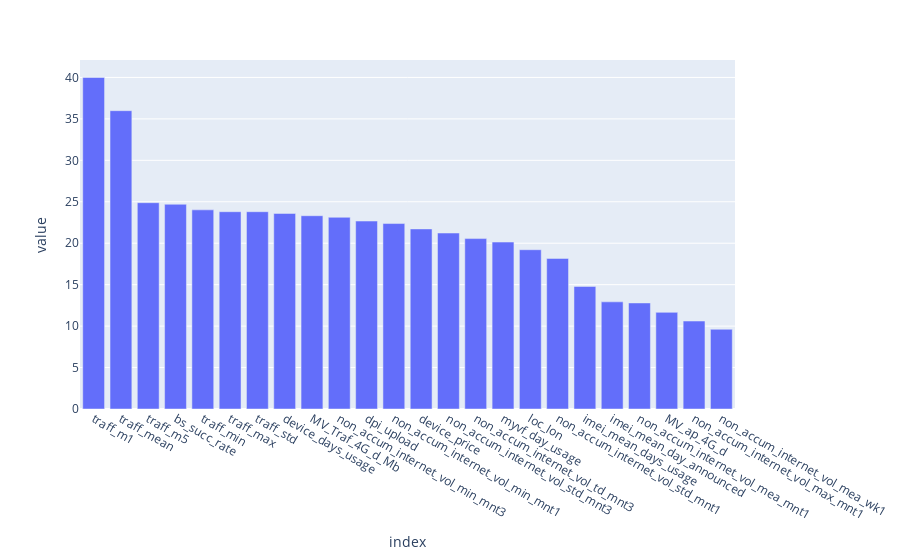

The code cell stored with this chart in its notebook:
### Code cell
boruta_features = (boruta_appearance + boruta_importance)[boruta_appearance.where(lambda x: x >= 8).dropna().index]
fig = px.bar(boruta_features.sort_values(ascending=False))
fig.update_layout(showlegend=False)
fig.show()

### Figure 1 — Plotly figure (JSON) as saved in the notebook; plotly's stock layout.template omitted (floating-point values rounded to 4 significant figures)
{"data": [{"alignmentgroup": "True", "hovertemplate": "variable=0<br>index=%{x}<br>value=%{y}<extra></extra>", "legendgroup": "0", "marker": {"color": "#636efa"}, "name": "0", "offsetgroup": "0", "orientation": "v", "showlegend": true, "textposition": "auto", "type": "bar", "x": ["traff_m1", "traff_mean", "traff_m5", "bs_succ_rate", "traff_min", "traff_max", "traff_std", "device_days_usage", "MV_Traf_4G_d_Mb", "non_accum_internet_vol_min_mnt3", "dpi_upload", "non_accum_internet_vol_min_mnt1", "device_price", "non_accum_internet_vol_std_mnt3", "non_accum_internet_vol_td_mnt3", "myvf_day_usage", "loc_lon", "non_accum_internet_vol_std_mnt1", "imei_mean_days_usage", "imei_mean_day_announced", "non_accum_internet_vol_mea_mnt1", "MV_ap_4G_d", "non_accum_internet_vol_max_mnt1", "non_accum_internet_vol_mea_wk1"], "xaxis": "x", "y": [40, 35.99, 24.89, 24.7, 24.02, 23.8, 23.8, 23.59, 23.32, 23.13, 22.67, 22.37, 21.72, 21.23, 20.56, 20.14, 19.22, 18.17, 14.79, 12.93, 12.8, 11.66, 10.61, 9.616], "yaxis": "y"}], "layout": {"autosize": true, "barmode": "relative", "legend": {"title": {"text": "variable"}, "tracegroupgap": 0}, "margin": {"t": 60}, "showlegend": false, "xaxis": {"anchor": "y", "autorange": true, "domain": [0, 1], "range": [-0.5, 23.5], "title": {"text": "index"}, "type": "category"}, "yaxis": {"anchor": "x", "autorange": true, "domain": [0, 1], "range": [0, 42.11], "title": {"text": "value"}, "type": "linear"}}}
